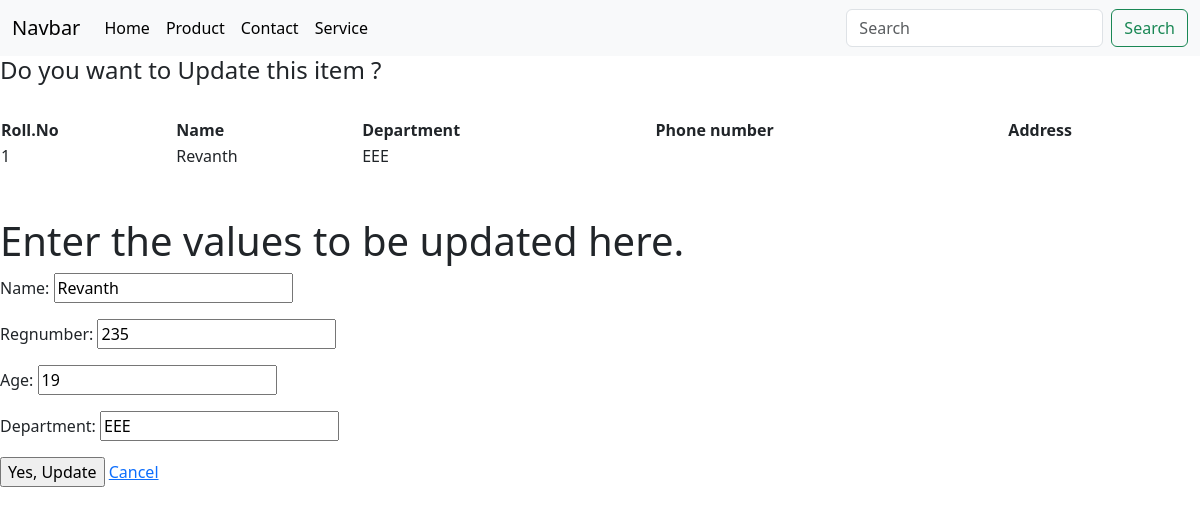
Screenshot of /update/1 with the database file from the repository.
### IT/models.py (models this page shows, shortened)
class Student(models.Model):
    name = models.CharField(max_length=200)
    regnumber = models.IntegerField()
    age = models.IntegerField()
    department = models.CharField(max_length=20)

### IT/views.py (the view)
# urls.py: path('update/<int:id>', views.update, name = 'update'),
def update(request, id):
	obj = get_object_or_404(Student, id =id)
	form = StudentForm(request.POST or None, instance = obj)
	data = Student.objects.get(id = id)
	if form.is_valid():
		form.save()
		return redirect('student')
	context = {'form':form, 'data':data}
	return render(request,'update.html', context )

### IT/forms.py
class StudentForm(ModelForm):
    class Meta:
        model = Student
        fields = "__all__"

### templates/update.html (shortened to what this page needs)
{% extends "base.html" %}
{% block content %}
<div class="main">
    <form method="POST">
    <h4>    Do you want to Update this item ? </h4><br>
<div>
     <table style="width:100%"; border-spacing: 5px;>
              <tr>
                <th>Roll.No</th>
                <th >Name</th>
                <th >Department</th>
                <th >Phone number</th>
                <th >Address</th>
              </tr>
            <tr>
                <td>{{ data.id }}</td>
                <td>{{ data.name }}</td>
                <td>{{ data.department }}</td>
                <td>{{ data.contact }}</td>
                <td>{{ data.address }}</td>
            </tr>
    </table> <br><br>
    <div>
		<h1>Enter the values to be updated here.</h1>
    			{{ form.as_p }}
    </div>
        <input type="submit" value="Yes, Update" />
        <a href="/">Cancel </a>
    </form>
</div>
{% endblock %}

### rows the page displays
Student: id "1", name "Revanth", department "EEE", regnumber "235", age "19"
